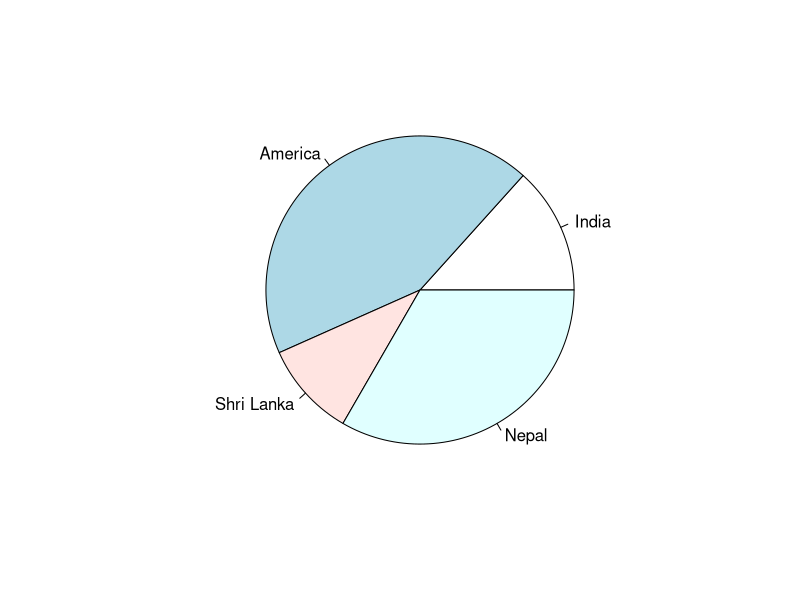
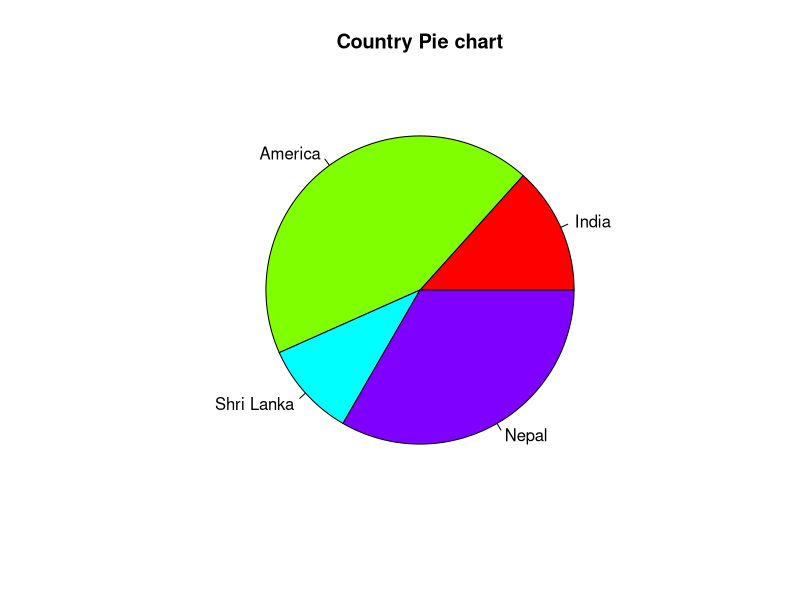
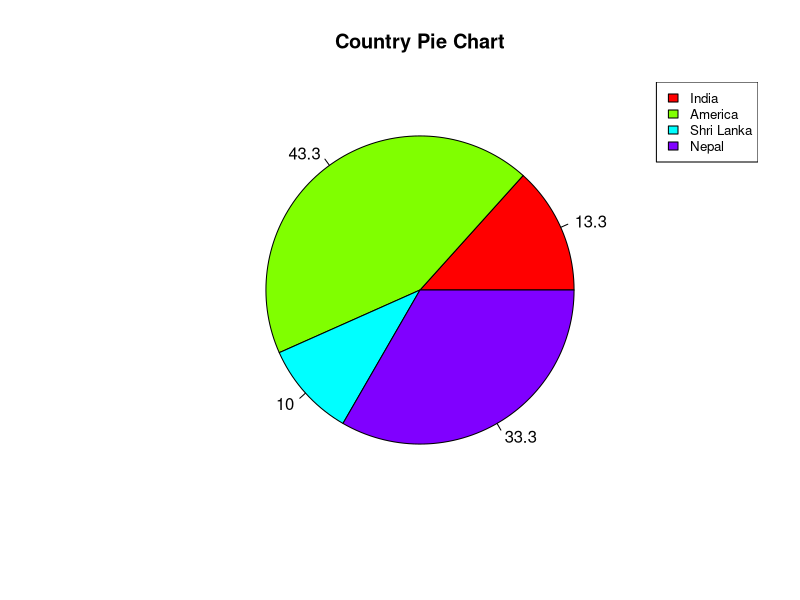
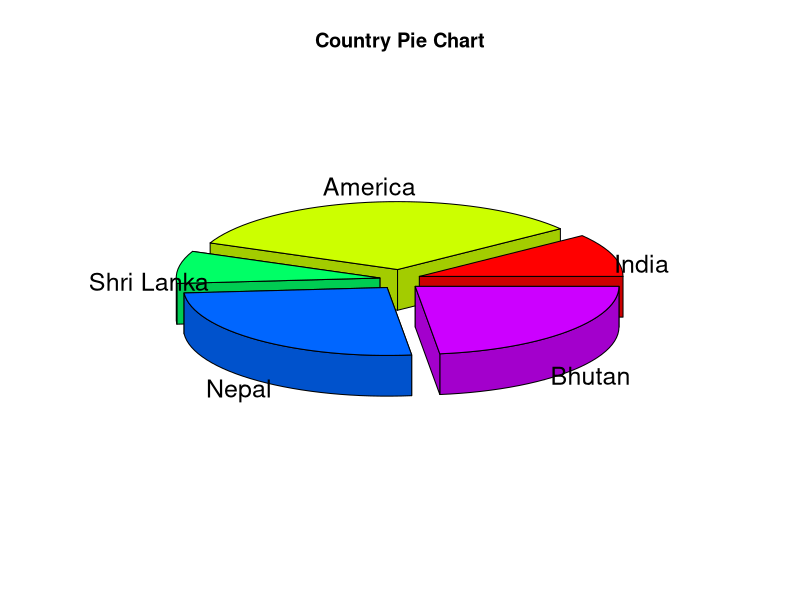
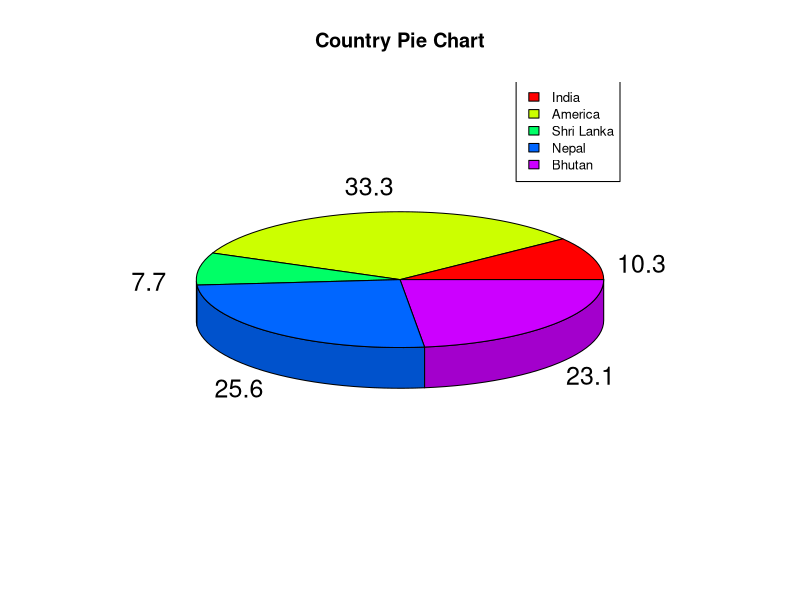

Write the R code that produced these figures, in order.
#1
x <- c(20, 65, 15, 50)  
labels <- c("India", "America", "Shri Lanka", "Nepal")  
pie(x,labels)

#2
x <- c(20, 65, 15, 50)  
labels <- c("India", "America", "Shri Lanka", "Nepal")  
pie(x,labels,main="Country Pie chart",col=rainbow(length(x)))  

#3

x <- c(20, 65, 15, 50)  
labels <- c("India", "America", "Shri Lanka", "Nepal")  
pie_percent<- round(100*x/sum(x), 1)  
pie(x, labels = pie_percent, main = "Country Pie Chart",col = rainbow(length(x)))  
legend("topright", c("India", "America", "Shri Lanka", "Nepal"), cex = 0.8,  
       fill = rainbow(length(x))) 

#4

library(plotrix)    
x <- c(20, 65, 15, 50,45)  
labels <- c("India", "America", "Shri Lanka", "Nepal","Bhutan")  
pie3D(x,labels = labels,explode = 0.1, main = "Country Pie Chart")  

#5

library(plotrix)  
x <- c(20, 65, 15, 50,45)  
labels <- c("India", "America", "Shri Lanka", "Nepal","Bhutan")  
pie_percent<- round(100*x/sum(x), 1)  
pie3D(x, labels = pie_percent, main = "Country Pie Chart",col = rainbow(length(x)))  
legend("topright", c("India", "America", "Shri Lanka", "Nepal","Bhutan"), cex = 0.8,  
       fill = rainbow(length(x))) 